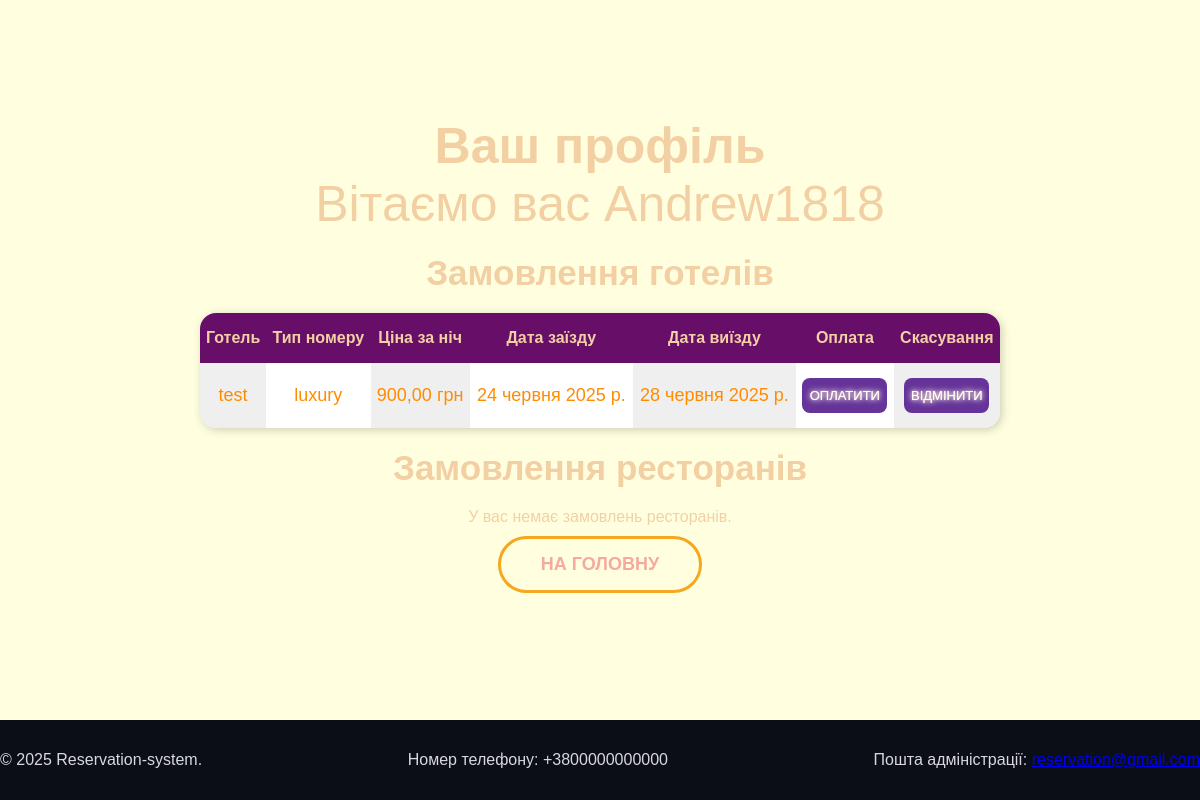
Page /ackount (signed in) on the earlier database version.
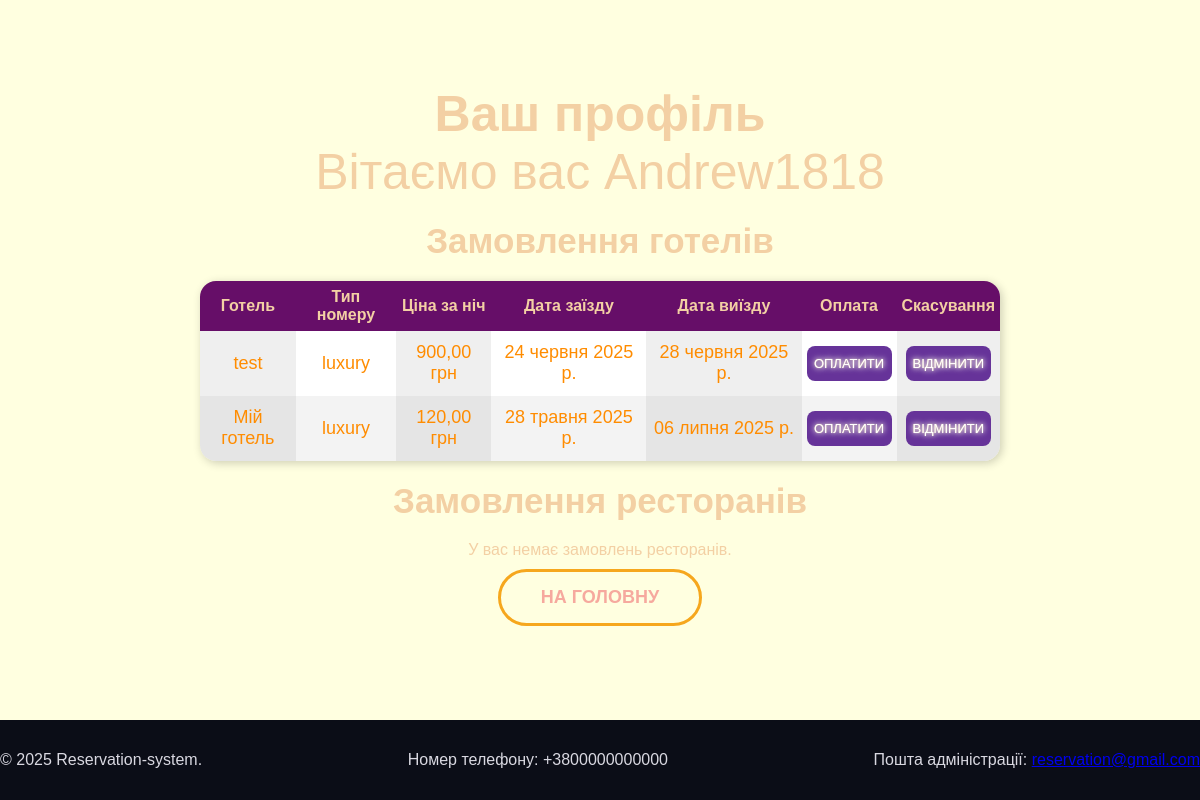
Same page on the later database version.
### booking/models.py (models this page shows, shortened)
class Booking(models.Model):
    user = models.ForeignKey(User, on_delete=models.CASCADE)
    room = models.ForeignKey(HotelRoom, on_delete=models.SET_NULL, null=True, blank=True)
    start_date = models.DateField()
    end_date = models.DateField(null=True, blank=True)
    created_at = models.DateTimeField(auto_now_add=True)
    is_paid = models.BooleanField(default=False)

### hotels/models.py (models this page shows, shortened)
class HotelRoom(models.Model):
    hotel = models.ForeignKey(Hotel, on_delete=models.CASCADE, related_name='hotel_rooms')
    room_type = models.ForeignKey(RoomType, on_delete=models.CASCADE, related_name='hotel_rooms')
    price_per_night = models.DecimalField(max_digits=10, decimal_places=2)
    total_count = models.PositiveIntegerField()
    available_count = models.PositiveIntegerField()

class Hotel(models.Model):
    name = models.CharField(max_length=100)
    image = models.ImageField(upload_to='', blank=True, null=True)
    description = models.TextField(max_length=500)
    rating = models.DecimalField(max_digits=5, decimal_places=1, default=0.0)
    address = models.CharField(max_length=200, default='Unknown address')  # Переконайтесь, що це поле існує
    phone_number = models.CharField(max_length=20)

class RoomType(models.Model):
    name = models.CharField(max_length=255)
    description = models.TextField(max_length=500, blank=True, null=True)

### main/views.py (the view)
# urls.py: path('ackount', views.account, name='ackount')
def account(request):
    bookings = Booking.objects.filter(user=request.user).select_related('room', 'room__hotel', 'room__room_type')
    return render(request, 'booking/acount.html', {'bookings': bookings})

### booking/templates/booking/acount.html (shortened to what this page needs)
{% load static %}
<!DOCTYPE html>
<html lang="en">
<head>
  <link rel="stylesheet" href="{% static 'main/css/acount.css' %}">
</head>
<body>
<div class="content">
  <h1>Ваш профіль</h1>
  <p class="p">Вітаємо вас {{ user.username }}</p>
  <h2>Замовлення готелів</h2>
  {% if bookings %}
  <table>
    <thead>
      <tr>
        <th>Готель</th>
        <th>Тип номеру</th>
        <th>Ціна за ніч</th>
        <th>Дата заїзду</th>
        <th>Дата виїзду</th>
        <th>Оплата</th>
        <th>Скасування</th>
      </tr>
    </thead>
    <tbody>
      {% for booking in bookings %}
      <tr>
        <td>{{ booking.room.hotel.name }}</td>
        <td>{{ booking.room.room_type.name }}</td>
        <td>{{ booking.room.price_per_night }} грн</td>
        <td>{{ booking.start_date }}</td>
        <td>{{ booking.end_date }}</td>
        <td>
          {% if not booking.is_paid %}
            <button class="btn pay-button" data-type="booking" data-id="{{ booking.id }}">ОПЛАТИТИ</button>
          {% else %}
            <span style="color: green;">✅ Оплачено</span>
          {% endif %}
        </td>
        <td>
          <form method="post" action="{% url 'cancel_booking' booking.id %}">
            <button class="btn" type="submit">ВІДМІНИТИ</button>
          </form>
        </td>
      </tr>
      {% endfor %}
    </tbody>
  </table>
  {% else %}
  <p>У вас немає замовлень готелів.</p>
  {% endif %}
  <h2>Замовлення ресторанів</h2>
{% if reservations %}
  <table>
    <thead>
      <tr>
        <th>Ресторан</th>
        <th>Номер столу</th>
        <th>Дата бронювання</th>
        <th>Оплата</th>
        <th>Скасування</th>
      </tr>
    </thead>
    <tbody>
      {% for res in reservations %}
      <tr>
        <td>{{ res.table.restaurant.name }}</td>
        <td>{{ res.table.number }}</td>
        <td>{{ res.date|date:"Y-m-d" }} {{ res.time|time:"H:i" }}</td>
        <td>
          {% if not res.is_paid %}
            <button class="btn pay-button" data-type="reservation" data-id="{{ res.id }}">ОПЛАТИТИ</button>
          {% else %}
            <span style="color: green;">✅ Оплачено</span>
          {% endif %}
        </td>
        <td>
          <form method="post" action="{% url 'cancel_reservation' res.id %}">
            {% csrf_token %}
            <button class="btn" type="submit">ВІДМІНИТИ</button>
          </form>
        </td>
      </tr>
      {% endfor %}
    </tbody>
  </table>
{% else %}
  <p>У вас немає замовлень ресторанів.</p>
{% endif %}
  <div class="form">
    <a href="{% url 'home' %}" class="btn1">На головну</a>
  </div>
</div>
<footer class="footer">
  <div class="footer-container">
    <p>&copy; 2025 Reservation-system.</p>
    <p>Номер телефону: +3800000000000</p>
    <p>Пошта адміністрації: <a href="mailto:reservation@gmail.com">reservation@gmail.com</a></p>
  </div>
</footer>
</body>
</html>

Differences in the rows shown:
added Booking: room.hotel.name "Мій готель", room.room_type.name "luxury", room.price_per_night "120,00", start_date "28 травня 2025 р.", end_date "06 липня 2025 р."
